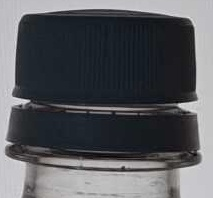
#> input picture samples/day03/reference/cap_on.jpg, 213 x 198 px, found by its file name
$ python 18_morphology_compare.py
#> lines starting #> are read from the running program, lines starting #| are printed output that depends on the picture; after the words box and inside, x2 and y2 are one past the last pixel; in counts of white or black regions, pixels touching at a corner belong together

# ============================================================
# ① 필요한 라이브러리 불러오기
# - Path  : 이미지 파일 및 저장 폴더 경로 처리
# - cv2   : 이미지 전처리와 Morphology 수행
# - numpy : 이미지 배열 처리
# ============================================================

from pathlib import Path

import cv2
import numpy as np


# ============================================================
# ② 입력 이미지 및 결과 저장 경로 설정
# - cap_on.jpg : 병뚜껑이 있는 기준 이미지
# - output_dir : 전처리 결과 이미지 저장 폴더
# - 폴더가 없으면 자동으로 생성합니다.
# ============================================================

image_path = Path(
    "samples/day03/reference/cap_on.jpg"
)

output_dir = Path(
    "outputs/day03/morphology"
)

output_dir.mkdir(
    parents=True,
    exist_ok=True,
)


# ============================================================
# ③ 병뚜껑 이미지 불러오기 및 오류 확인
# - imread()로 기준 이미지를 읽습니다.
# - 이미지가 없거나 읽지 못하면 오류를 발생시킵니다.
# ============================================================

image = cv2.imread(
    str(image_path)
)
#> image is the input picture: shape (198, 213, 3); mean B, G, R 93.5, 89.3, 87.8

if image is None:
    raise FileNotFoundError(
        f"이미지를 읽지 못했습니다: {image_path}"
    )


# ============================================================
# ④ ROI 이미지 확인 및 Gray 변환
# - 입력 이미지는 이미 ROI로 잘린 이미지입니다.
# - 따라서 추가로 Crop하지 않습니다.
# - BGR 컬러 이미지를 Gray 이미지로 변환합니다.
# ============================================================

roi = image

gray = cv2.cvtColor(
    roi,
    cv2.COLOR_BGR2GRAY,
)


# ============================================================
# ⑤ Otsu 이진화 및 Gray·Binary 이미지 저장
# - Otsu가 밝기 기준값을 자동으로 계산합니다.
# - BINARY_INV : 어두운 병뚜껑을 흰색 객체로 변환
# - Gray와 Binary 결과를 각각 JPG로 저장합니다.
# ============================================================

otsu_value, binary = cv2.threshold(
    gray,
    0,
    255,
    cv2.THRESH_BINARY_INV
    + cv2.THRESH_OTSU,
)
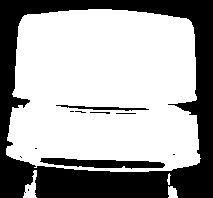
#> binary: shape (198, 213); 65% white; 11 black regions (6 under 20 px), largest, box (x1, y1, x2, y2) and area: (0, 0, 213, 198) 13627, (40, 158, 165, 169) 839, (56, 105, 149, 111) 216, (90, 112, 110, 114) 24, (116, 113, 136, 114) 20
#> otsu_value = 111

cv2.imwrite(
    str(output_dir / "01_gray.jpg"),
    gray,
)

cv2.imwrite(
    str(output_dir / "02_binary.jpg"),
    binary,
)


# ============================================================
# ⑥ 비교할 Kernel 크기 설정
# - 3×3, 5×5, 9×9 Kernel을 비교합니다.
# - Kernel 크기에 따라 노이즈 제거와 객체 형태가 달라집니다.
# ============================================================

kernel_sizes = [
    3,
    5,
    9,
]


# ============================================================
# ⑦ Kernel 크기별 Opening → Closing 반복 실행
# - 반복문으로 3×3, 5×5, 9×9 Kernel을 차례대로 사용합니다.
# - Opening : 작은 흰색 노이즈 제거
# - Closing : 작은 검은색 틈이나 구멍 메우기
# - 각 Kernel의 결과 이미지를 2장씩 저장합니다.
# ============================================================

for size in kernel_sizes:

    # 현재 크기의 타원형 Kernel 생성
    kernel = cv2.getStructuringElement(
        cv2.MORPH_ELLIPSE,
        (size, size),
    )

    # Opening 적용
    opened = cv2.morphologyEx(
        binary,
        cv2.MORPH_OPEN,
        kernel,
        iterations=1,
    )

    # Opening 결과에 Closing 적용
    cleaned = cv2.morphologyEx(
        opened,
        cv2.MORPH_CLOSE,
        kernel,
        iterations=1,
    )

    # Opening 결과 저장
    cv2.imwrite(
        str(
            output_dir
            / f"kernel_{size}_opening.jpg"
        ),
        opened,
    )

    # Closing 결과 저장
    cv2.imwrite(
        str(
            output_dir
            / f"kernel_{size}_closing.jpg"
        ),
        cleaned,
    )
#> this loop made 3 passes
#> pass 1, `opened = cv2.morphologyEx( binary, cv2.MORPH_OPEN, kernel, iterations=..`:
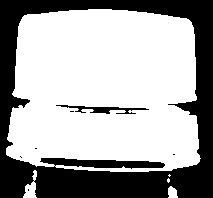
#> opened: shape (198, 213); 64.8% white; 7 black regions (5 under 20 px), largest, box (x1, y1, x2, y2) and area: (0, 0, 213, 198) 14505, (56, 105, 149, 114) 317
#> pass 1, `cleaned = cv2.morphologyEx( opened, cv2.MORPH_CLOSE, kernel, iteration..`:
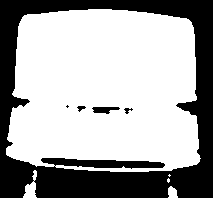
#> cleaned: shape (198, 213); 65.2% white; 5 black regions (1 under 20 px), largest, box (x1, y1, x2, y2) and area: (0, 0, 213, 198) 14483, (92, 107, 120, 114) 131, (77, 106, 86, 112) 30, (124, 108, 133, 114) 27
#> pass 2, `opened = cv2.morphologyEx( binary, cv2.MORPH_OPEN, kernel, iterations=..`:
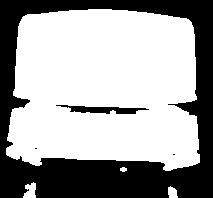
#> opened: shape (198, 213); 63.4% white; 4 black regions (2 under 20 px), largest, box (x1, y1, x2, y2) and area: (0, 0, 213, 198) 14996, (56, 105, 149, 114) 433
#> pass 2, `cleaned = cv2.morphologyEx( opened, cv2.MORPH_CLOSE, kernel, iteration..`:
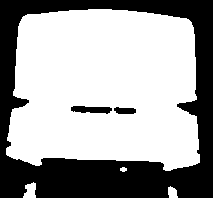
#> cleaned: shape (198, 213); 63.7% white; 3 black regions, box (x1, y1, x2, y2) and area: (0, 0, 213, 198) 14952, (71, 106, 112, 114) 237, (114, 107, 136, 114) 123
#> after the loop:
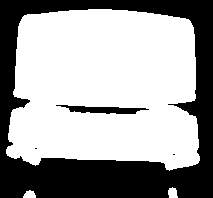
#> opened: shape (198, 213); 63% white; 4 black regions (2 under 20 px), largest, box (x1, y1, x2, y2) and area: (0, 0, 213, 198) 15163, (56, 105, 149, 114) 457


# ============================================================
# ⑧ 실행 결과 출력
# - 사용한 입력 이미지 경로를 확인합니다.
# - Otsu가 계산한 이진화 기준값을 확인합니다.
# - Morphology 비교 이미지 저장 완료 메시지를 출력합니다.
# ============================================================

print("입력:", image_path)
print("Otsu Threshold:", otsu_value)
#| Otsu Threshold: 111.0
print("Morphology 비교 결과 저장 완료")
